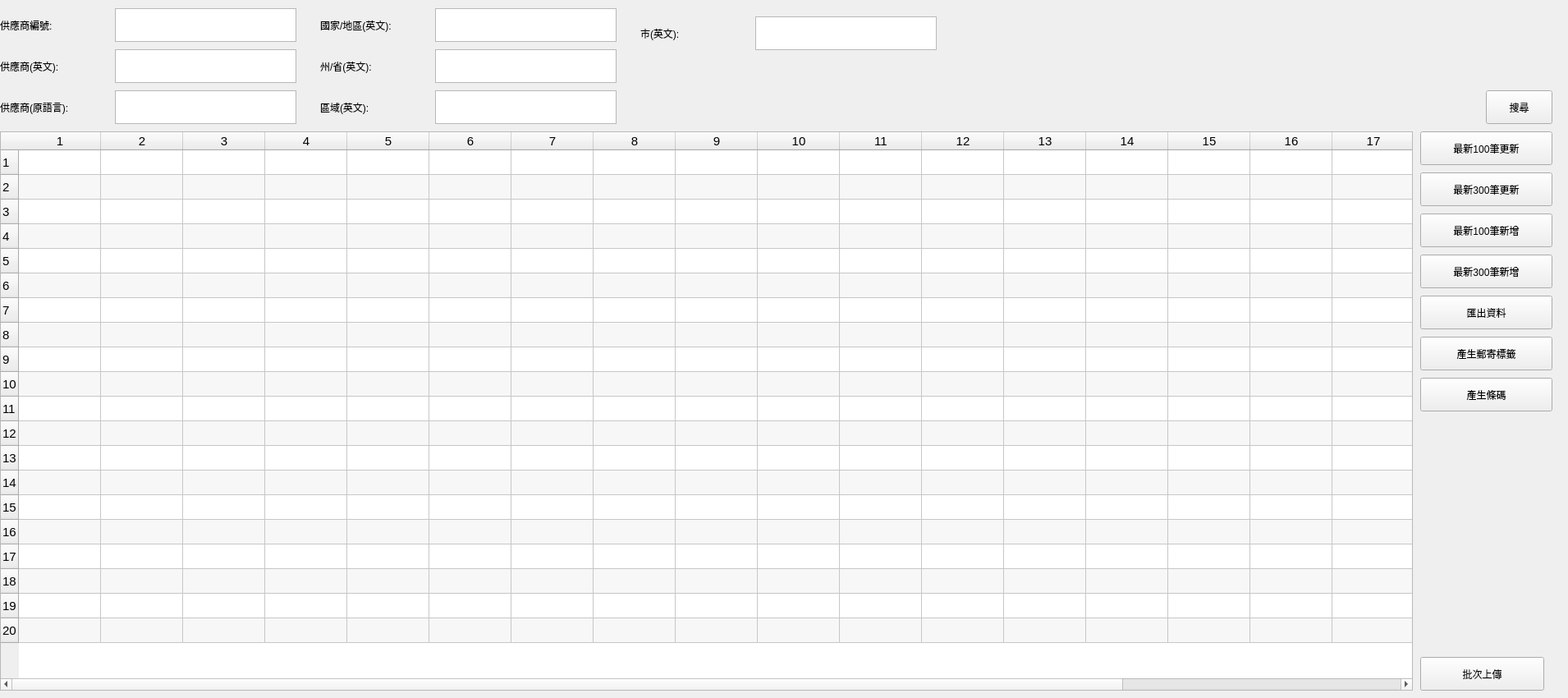
    <widget class="QWidget" name="tab_supplierManagement">
     <property name="sizePolicy">
      <sizepolicy hsizetype="Fixed" vsizetype="Fixed">
       <horstretch>0</horstretch>
       <verstretch>0</verstretch>
      </sizepolicy>
     </property>
     <property name="minimumSize">
      <size>
       <width>1910</width>
       <height>850</height>
      </size>
     </property>
     <attribute name="title">
      <string>供應商管理</string>
     </attribute>
     <widget class="QTableWidget" name="supplier_tableWidget_display">
      <property name="geometry">
       <rect>
        <x>0</x>
        <y>160</y>
        <width>1721</width>
        <height>681</height>
       </rect>
      </property>
      <property name="sizePolicy">
       <sizepolicy hsizetype="Expanding" vsizetype="Expanding">
        <horstretch>0</horstretch>
        <verstretch>0</verstretch>
       </sizepolicy>
      </property>
      <property name="font">
       <font>
        <pointsize>11</pointsize>
       </font>
      </property>
      <property name="alternatingRowColors">
       <bool>true</bool>
      </property>
      <property name="selectionBehavior">
       <enum>QAbstractItemView::SelectRows</enum>
      </property>
      <property name="verticalScrollMode">
       <enum>QAbstractItemView::ScrollPerItem</enum>
      </property>
      <property name="rowCount">
       <number>20</number>
      </property>
      <property name="columnCount">
       <number>20</number>
      </property>
      <attribute name="horizontalHeaderShowSortIndicator" stdset="0">
       <bool>true</bool>
      </attribute>
      <attribute name="verticalHeaderDefaultSectionSize">
       <number>30</number>
      </attribute>
      <attribute name="verticalHeaderMinimumSectionSize">
       <number>30</number>
      </attribute>
      <row/>
      <row/>
      <row/>
      <row/>
      <row/>
      <row/>
      <row/>
      <row/>
      <row/>
      <row/>
      <row/>
      <row/>
      <row/>
      <row/>
      <row/>
      <row/>
      <row/>
      <row/>
      <row/>
      <row/>
      <column/>
      <column/>
      <column/>
      <column/>
      <column/>
      <column/>
      <column/>
      <column/>
      <column/>
      <column/>
      <column/>
      <column/>
      <column/>
      <column/>
      <column/>
      <column/>
      <column/>
      <column/>
      <column/>
      <column/>
     </widget>
     <widget class="QLabel" name="supplier_label_supplierID">
      <property name="geometry">
       <rect>
        <x>0</x>
        <y>10</y>
        <width>121</width>
        <height>41</height>
       </rect>
      </property>
      <property name="lineWidth">
       <number>0</number>
      </property>
      <property name="text">
       <string>供應商編號:</string>
      </property>
      <property name="textFormat">
       <enum>Qt::PlainText</enum>
      </property>
     </widget>
     <widget class="QLabel" name="supplier_label_countryEN">
      <property name="geometry">
       <rect>
        <x>390</x>
        <y>10</y>
        <width>131</width>
        <height>41</height>
       </rect>
      </property>
      <property name="lineWidth">
       <number>0</number>
      </property>
      <property name="text">
       <string>國家/地區(英文):</string>
      </property>
      <property name="textFormat">
       <enum>Qt::PlainText</enum>
      </property>
     </widget>
     <widget class="QLabel" name="supplier_label_stateEN">
      <property name="geometry">
       <rect>
        <x>390</x>
        <y>60</y>
        <width>111</width>
        <height>41</height>
       </rect>
      </property>
      <property name="lineWidth">
       <number>0</number>
      </property>
      <property name="text">
       <string>州/省(英文):</string>
      </property>
      <property name="textFormat">
       <enum>Qt::PlainText</enum>
      </property>
     </widget>
     <widget class="QLabel" name="supplier_label_cityEN">
      <property name="geometry">
       <rect>
        <x>780</x>
        <y>20</y>
        <width>111</width>
        <height>41</height>
       </rect>
      </property>
      <property name="lineWidth">
       <number>0</number>
      </property>
      <property name="text">
       <string>市(英文):</string>
      </property>
      <property name="textFormat">
       <enum>Qt::PlainText</enum>
      </property>
     </widget>
     <widget class="QLabel" name="supplier_label_regionEN">
      <property name="geometry">
       <rect>
        <x>390</x>
        <y>110</y>
        <width>111</width>
        <height>41</height>
       </rect>
      </property>
      <property name="lineWidth">
       <number>0</number>
      </property>
      <property name="text">
       <string>區域(英文):</string>
      </property>
      <property name="textFormat">
       <enum>Qt::PlainText</enum>
      </property>
     </widget>
     <widget class="QPushButton" name="supplier_pushButton_search">
      <property name="geometry">
       <rect>
        <x>1810</x>
        <y>110</y>
        <width>81</width>
        <height>41</height>
       </rect>
      </property>
      <property name="text">
       <string>搜尋</string>
      </property>
     </widget>
     <widget class="QPushButton" name="supplier_pushButton_last100Updated">
      <property name="geometry">
       <rect>
        <x>1730</x>
        <y>160</y>
        <width>161</width>
        <height>41</height>
       </rect>
      </property>
      <property name="text">
       <string>最新100筆更新</string>
      </property>
     </widget>
     <widget class="QPushButton" name="supplier_pushButton_last300Updated">
      <property name="geometry">
       <rect>
        <x>1730</x>
        <y>210</y>
        <width>161</width>
        <height>41</height>
       </rect>
      </property>
      <property name="text">
       <string>最新300筆更新</string>
      </property>
     </widget>
     <widget class="QPushButton" name="supplier_pushButton_batchUpload">
      <property name="geometry">
       <rect>
        <x>1730</x>
        <y>800</y>
        <width>151</width>
        <height>41</height>
       </rect>
      </property>
      <property name="text">
       <string>批次上傳</string>
      </property>
     </widget>
     <widget class="QPushButton" name="supplier_pushButton_last300Added">
      <property name="geometry">
       <rect>
        <x>1730</x>
        <y>310</y>
        <width>161</width>
        <height>41</height>
       </rect>
      </property>
      <property name="text">
       <string>最新300筆新增</string>
      </property>
     </widget>
     <widget class="QPushButton" name="supplier_pushButton_last100Added">
      <property name="geometry">
       <rect>
        <x>1730</x>
        <y>260</y>
        <width>161</width>
        <height>41</height>
       </rect>
      </property>
      <property name="text">
       <string>最新100筆新增</string>
      </property>
     </widget>
     <widget class="QPushButton" name="supplier_pushButton_printBarcode">
      <property name="geometry">
       <rect>
        <x>1730</x>
        <y>460</y>
        <width>161</width>
        <height>41</height>
       </rect>
      </property>
      <property name="text">
       <string>產生條碼</string>
      </property>
     </widget>
     <widget class="QPushButton" name="supplier_pushButton_printPostLabel">
      <property name="geometry">
       <rect>
        <x>1730</x>
        <y>410</y>
        <width>161</width>
        <height>41</height>
       </rect>
      </property>
      <property name="text">
       <string>產生郵寄標籤</string>
      </property>
     </widget>
     <widget class="QPushButton" name="supplier_pushButton_generateCSV">
      <property name="geometry">
       <rect>
        <x>1730</x>
        <y>360</y>
        <width>161</width>
        <height>41</height>
       </rect>
      </property>
      <property name="text">
       <string>匯出資料</string>
      </property>
     </widget>
     <widget class="QTextEdit" name="supplier_textEdit_ID">
      <property name="geometry">
       <rect>
        <x>140</x>
        <y>10</y>
        <width>221</width>
        <height>41</height>
       </rect>
      </property>
     </widget>
     <widget class="QTextEdit" name="supplier_textEdit_countryEN">
      <property name="geometry">
       <rect>
        <x>530</x>
        <y>10</y>
        <width>221</width>
        <height>41</height>
       </rect>
      </property>
     </widget>
     <widget class="QTextEdit" name="supplier_textEdit_stateEN">
      <property name="geometry">
       <rect>
        <x>530</x>
        <y>60</y>
        <width>221</width>
        <height>41</height>
       </rect>
      </property>
     </widget>
     <widget class="QTextEdit" name="supplier_textEdit_regionEN">
      <property name="geometry">
       <rect>
        <x>530</x>
        <y>110</y>
        <width>221</width>
        <height>41</height>
       </rect>
      </property>
     </widget>
     <widget class="QTextEdit" name="supplier_textEdit_cityEN">
      <property name="geometry">
       <rect>
        <x>920</x>
        <y>20</y>
        <width>221</width>
        <height>41</height>
       </rect>
      </property>
     </widget>
     <widget class="QTextEdit" name="supplier_textEdit_nameOL">
      <property name="geometry">
       <rect>
        <x>140</x>
        <y>110</y>
        <width>221</width>
        <height>41</height>
       </rect>
      </property>
     </widget>
     <widget class="QLabel" name="supplier_label_nameOL">
      <property name="geometry">
       <rect>
        <x>0</x>
        <y>110</y>
        <width>141</width>
        <height>41</height>
       </rect>
      </property>
      <property name="lineWidth">
       <number>0</number>
      </property>
      <property name="text">
       <string>供應商(原語言):</string>
      </property>
      <property name="textFormat">
       <enum>Qt::PlainText</enum>
      </property>
     </widget>
     <widget class="QLabel" name="supplier_label_nameEN">
      <property name="geometry">
       <rect>
        <x>0</x>
        <y>60</y>
        <width>131</width>
        <height>41</height>
       </rect>
      </property>
      <property name="lineWidth">
       <number>0</number>
      </property>
      <property name="text">
       <string>供應商(英文):</string>
      </property>
      <property name="textFormat">
       <enum>Qt::PlainText</enum>
      </property>
     </widget>
     <widget class="QTextEdit" name="supplier_textEdit_nameEN">
      <property name="geometry">
       <rect>
        <x>140</x>
        <y>60</y>
        <width>221</width>
        <height>41</height>
       </rect>
      </property>
     </widget>
    </widget>
